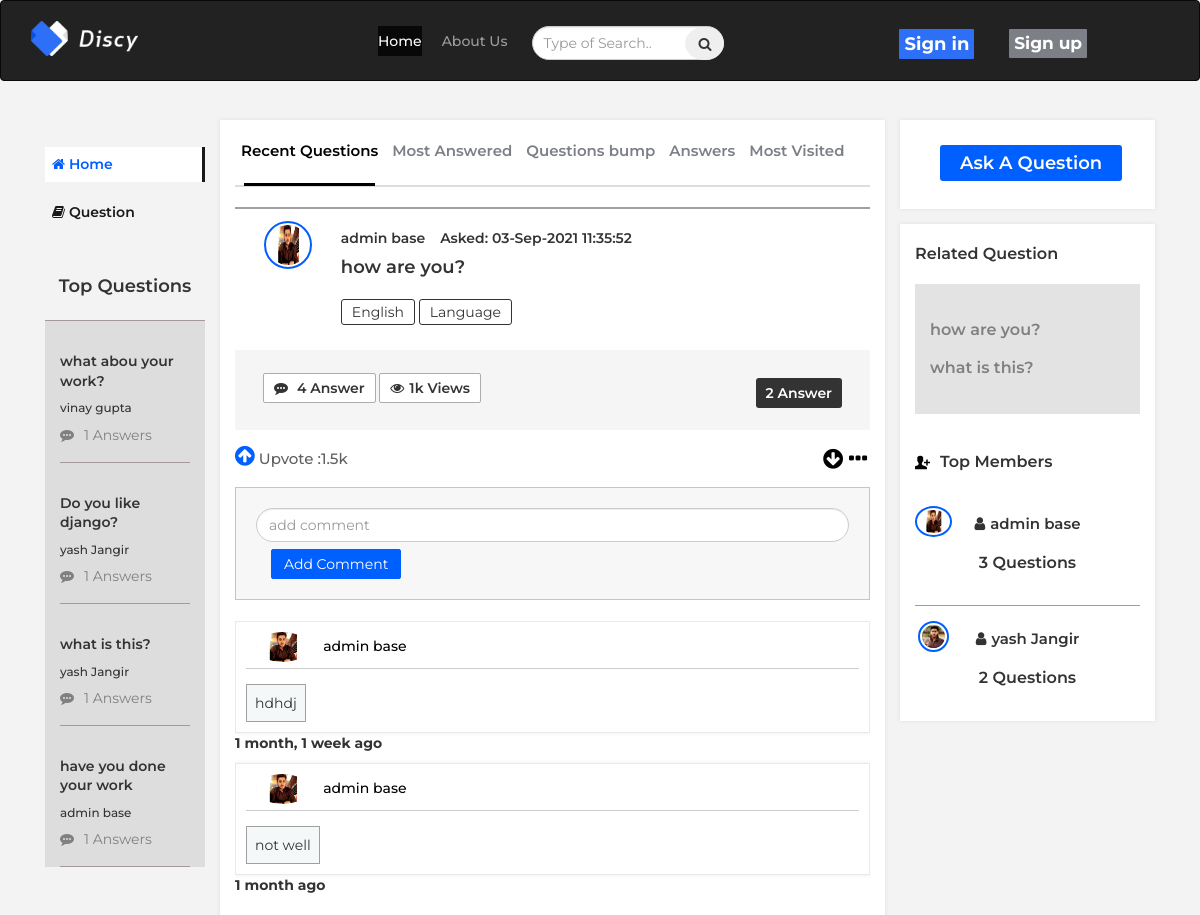
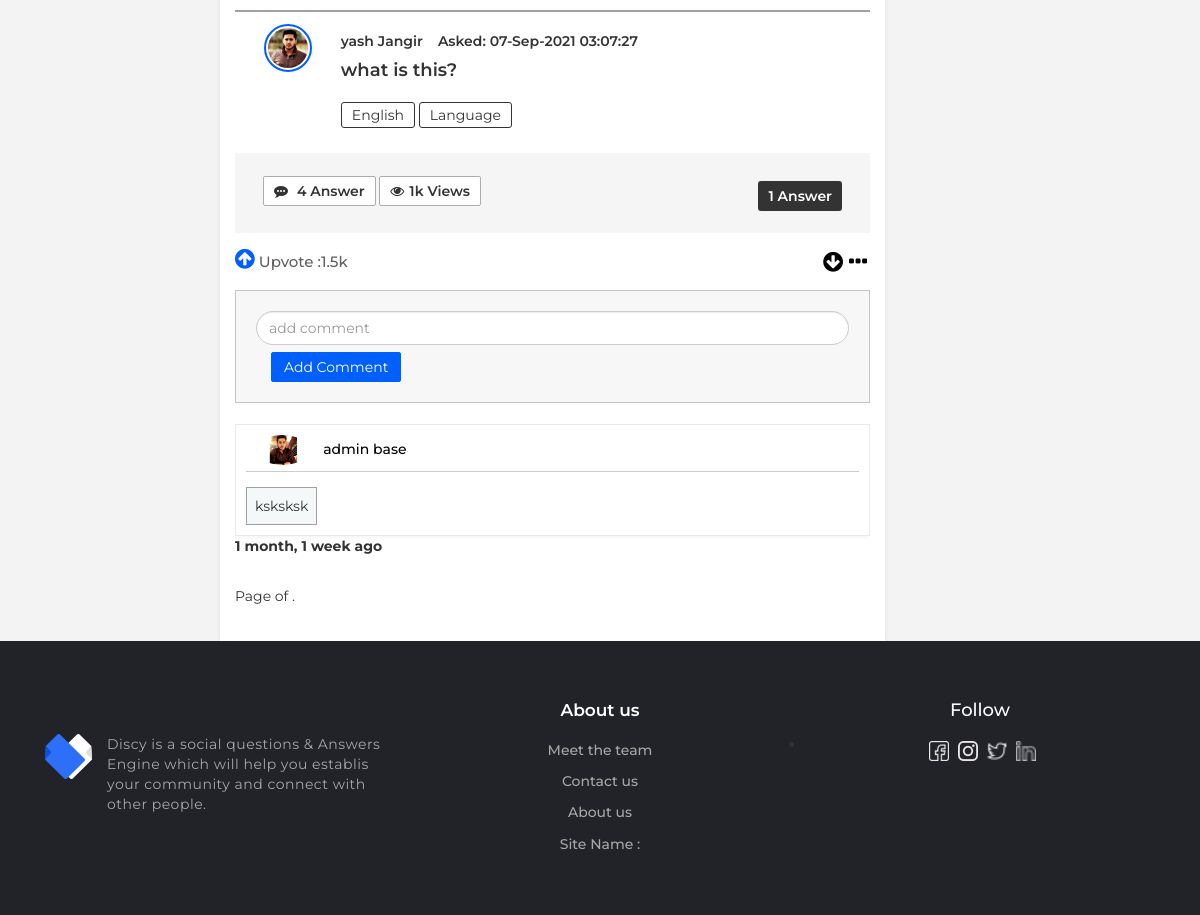
/question_categories/1, run on the app's committed database (2 pictures, top to bottom).
### taskapp/models.py (models this page shows, shortened)
class Question(TimeStampedModel):
    title = models.TextField()
    name = models.ForeignKey('User', on_delete=models.CASCADE, related_name='User')
    question_type = models.ForeignKey('Category', on_delete=models.CASCADE, related_name='Question', null=True, blank=True)
    class Meta:
        verbose_name = 'Question'
        verbose_name_plural = 'Question'

class User(AbstractBaseUser, PermissionsMixin, TimeStampedModel):
    email = models.EmailField(
        verbose_name='email address ',
        max_length=255,
        unique=True,
    )
    firstname = models.CharField(max_length=200)
    lastname = models.CharField(max_length=200)
    is_staff = models.BooleanField(default=False)
    image = models.ImageField(upload_to='pics', null=True, blank=True)
    is_superuser = models.BooleanField(default=False)
    is_active = models.BooleanField(default=True)
    admin = models.BooleanField(default=False)
    objects = UserManager()
    USERNAME_FIELD = 'email'
    REQUIRED_FIELDS = ['firstname', 'lastname']
    def get_full_name(self):
        full_name = "{} {}".format(self.firstname, self.lastname)
        return full_name.strip()

class Answer(TimeStampedModel):
    question_id = models.ForeignKey('Question', on_delete=models.CASCADE, blank=False, null=True, related_name="answer")
    name = models.ForeignKey('User', on_delete=models.CASCADE)
    ans = models.TextField()

### taskapp/views.py (the view)
# urls.py: path('question_categories/<int:pk>', QuestionCategoryView.as_view(), name='question_category'),
class QuestionCategoryView(ListView):
    model = Question
    template_name ='question_categories.html'
    queryset = Question.objects.all()
    def get_context_data(self, **kwargs):
        context = super().get_context_data(**kwargs)
        context['post']= Question.objects.filter(question_type_id=self.kwargs['pk'])
        context['cat_id']= self.kwargs['pk']
        return context

### taskapp/custom_context_processor.py (called while the page is built)
def access_all(request):
    get_question = Question.objects.all()
    get_answer = Answer.objects.all()
    get_categories = Category.objects.all()
    context ={
        'all_ques': get_question,
        'get_answer': get_answer,
        'categories': get_categories
    }
    return context

### taskapp/templatetags/poll_extras.py (called while the page is built)
def most_ans(ques):
    most_answers = ques.annotate(answer_count=Count('answer')).filter(answer_count__gt=1)
    return most_answers

def top_ques(question):
    top_question = Question.objects.all().order_by('created').reverse()[:4]
    return top_question

def top_mem(member):
    top_members = User.objects.annotate(question_count=Count('User')).filter(question_count__gt=1)
    return top_members

@register.simple_tag
def cate_question(cat, ques):
    category_question = Question.objects.filter(question_type_id=cat)
    return category_question

### templates/question_categories.html (shortened to what this page needs)
{% extends 'base.html' %}
{% load static %}
{% load humanize %}
{% load poll_extras %}
{% block content %}
    <div class="container-fluid nav-div main-content">
        <div class="container">
            <div class="row">
                <div class="col-md-12">
                    <div class="col-md-2 nav-home">
                        <ul>
                            <li class="active">
                                <a href="#">
                                    <h5><i class="fa fa-home"></i> Home</h5>
                                </a>
                            </li>
                            <li class="dropdown">
                                <a class="dropdown-toggle" data-toggle="dropdown" href="#"><i class="fa fa-book"></i>
                                    Question</a>
                            </li>
                        </ul>
                        <div class="col-md-12 padding0">
                            <div class="col-md-12 top-div">
                                <h4>Top Questions</h4>
                            </div>
                            <div class="col-md-12 top2-div">
                                {% for i in object_list|top_ques %}
                                    <div class="col-md-12 top1-div">
                                        <h5>{{ i.title }}</h5>
                                        <h6>{{ i.name.get_full_name }}</h6>
                                        <a href="#"> <i aria-hidden="true"
                                                        class="fa fa-commenting"></i>{{ i.answer.count }} Answers</a>
                                    </div>
                                {% endfor %}
                            </div>
                        </div>
                    </div>
                    <div class="col-md-7 middle-table">
                        <ul class="nav nav-tabs nav-middle">
                            <li class="active">
                                <a data-toggle="tab" href="#recent_questions">Recent Questions</a>
                            </li>
                            <li>
                                <a data-toggle="tab" href="#most_answered">Most Answered</a>
                            </li>
                            <li>
                                <a data-toggle="tab" href="#questions">Questions bump</a>
                            </li>
                            <li>
                                <a data-toggle="tab" href="#answer">Answers</a>
                            </li>
                            <li>
                                <a data-toggle="tab" href="#most_visited">Most Visited</a>
                            </li>
                        </ul>
                        <div class="tab-content">
                            <div class="tab-pane fade in active" id="recent_questions">
                            {% cate_question cat_id all_ques as data %}
                                {% for i in data %}
                                    <div class="col-md-12 tabcontent-div">
                                        <div class="seprator"></div>
                                        <div class="col-md-2 padding0 tab-text dropdown">
                                            <a class="dropbtn" href="#">
                                                <img class="img-responsive" src="{{ i.name.image.url }}"/>
                                            </a>
                                        </div>
                                        <div class="col-md-10 padding0">
                                            <div class="col-md-12 author-details">
                                                <h5>{{ i.name.get_full_name }}</h5>
                                                <p>Asked: {{ i.created|date:"d-M-Y   h:i:s" }}</p>
                                            </div>
                                            <div class="col-md-12 author-quote">
                                                <a href="{% url 'taskapp:detail_question' i.id %}">
                                                    <h4>{{ i.title }}</h4></a>
                                            </div>
                                            <div class="col-md-12 padding0">
                                            </div>
                                            <div class="col-md-12 padding0">
                                                <button class="author-button">English</button>
                                                <button class="author-button">Language</button>
                                            </div>
                                        </div>
                                        <div class="col-md-12 answer-sec">
                                            <a href="#"> <i aria-hidden="true" class="fa fa-commenting"></i> 4
                                                Answer</a>
                                            <a href="#"><i aria-hidden="true" class="fa fa-eye"></i>1k Views</a>
                                            <button>{{ i.answer.count }} Answer</button>
                                        </div>
                                        <div class="col-md-12 answer1-sec">
                                            <a href="#"><i aria-hidden="true" class="fa fa-arrow-circle-up"></i> Upvote
                                                :1.5k</a>
                                            <a class="answer2-sec" href="#"><i aria-hidden="true"
                                                                               class="fa fa-arrow-circle-down"></i><i
                                                    aria-hidden="true" class="fa fa-ellipsis-h"></i></a>
                                        </div>
                                        <form action="{% url 'taskapp:answer_create' %}" method="post">
                                            <div class="col-md-12 comment-div">
                                                <div class="form-group mar-div">
                                                    <input class="form-control" name="ans" placeholder="add comment"
                                                           type="text"/>
                                                    <button class="btncontrol">Add Comment</button>
                                                </div>
                                            </div>
                                        </form>
                                        <div class="col-md-12 col-xs-12">
                                            <div class="row ans1-added">
                                                {% for j in i.answer.all %}
                                                    <div class="col-md-12 answer-highlight ans-added">
                                                        <div class="col-md-12 addcomment1">
                                                            <a href="#"><img
                                                                    src="{{ j.name.image.url }}"/> {{ j.name.get_full_name }}
                                                            </a>
                                                        </div>
                                                        <div class="col-xs-12 padding0">
                                                            <p>{{ j.ans }}</p>
                                                        </div>
                                                    </div><p><b>{{ j.created|naturaltime }}</b></p>
                                                {% endfor %}
                                            </div>
                                        </div>
                                    </div>
                                {% endfor %}
                                <div class="pagination">
                                    <span class="step-links">
                                        <span class="current">
                                            Page {{ page_obj.number }} of {{ page_obj.paginator.num_pages }}.
                                        </span>
                                    </span>
                                </div>
                            </div>
                        </div>
                    </div>
                    <div class="col-md-3 col-xs-12 col-sm-12 aska-div">
                        <div class="col-md-12  col-xs-12 col-sm-12 ask-question">
                            <button class="btn btn-info btn-lg btn-insign1" data-target="#ask_a_question"
                                    data-toggle="modal"
                                    type="button">Ask A Question
                            </button>
                        </div>
                        <div class="col-md-12 related-que2">
                            <h5>Related Question</h5>
                            <div class="row related-member">
                                <div class="col-md-12  padding0">
                                    <div class="col-md-12 related-que1">
                                    <div class="col-md-10 related-question">
                                        {% for i in post %}
                                            <h5><a href="#">{{ i.title }}</a></h5>
                                        {% endfor %}
                                    </div>
                                    </div>
                                </div>
                            </div>
                            <div class="col-md-12 top-members">
                                <h5><img src="{% static 'img/add-contacts.svg' %}">Top Members </h5>
                                <div class="row top-member-row">
                                    {% for i in user|top_mem %}
                                        <div class="col-md-12 top-div">
                                            <div class="col-md-2 padding0 top-members1">
                                                <a href="#"> <img class="img-responsive"
                                                                  src="{{ i.image.url }}"/></a>
                                            </div>
                                            <div class="col-md-8 top-members2">
                                                <a href="#">
                                                    <h4><i aria-hidden="true"
                                                           class="fa fa-user"></i>{{ i.get_full_name }}</h4>
                                                    <h5>{{ i.User.count }} Questions</h5>
                                                </a>
                                            </div>
                                        </div>
                                    {% endfor %}
                                </div>
                            </div>
                        </div>
                    </div>
                </div>
            </div>
        </div>
    </div>
{% endblock %}

### data on the page
Question: title "what abou your work?", name.get_full_name "vinay gupta", answer.count "1"
Question: title "Do you like django?", name.get_full_name "yash Jangir", answer.count "1"
Question: title "what is this?", name.get_full_name "yash Jangir", answer.count "1", name.image (picture), created "07-Sep-2021 03:07:27"
Question: title "have you done your work", name.get_full_name "admin base", answer.count "1"
Question: name.image (picture), name.get_full_name "admin base", created "03-Sep-2021 11:35:52", title "how are you?", answer.count "2"
Answer: name.image (picture), name.get_full_name "admin base", ans "hdhdj", created "1 month, 1 week ago"
Answer: name.image (picture), name.get_full_name "admin base", ans "not well", created "1 month ago"
Answer: name.image (picture), name.get_full_name "admin base", ans "ksksksk", created "1 month, 1 week ago"
User: image (picture), get_full_name "admin base", User.count "3"
User: image (picture), get_full_name "yash Jangir", User.count "2"
